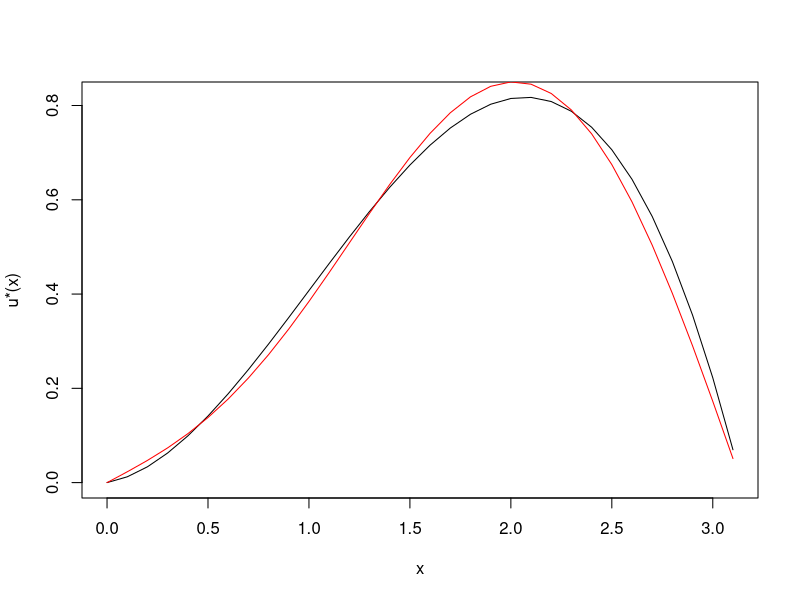

Write R code to recreate this figure. (Note: this script raises an error after producing the figure.)
#Minimizare si elemente finite

u_stea<-function(x)
  result<-x*(pi-x)*(x+pi-3)/6

w_stea<-function(x)
  result<-(2-4/pi)*sin(x)-0.25*sin(2*x)

varindep<-seq(0,pi,0.1)

plot(varindep, u_stea(varindep), type='l',xlab='x',ylab='u*(x)')
lines(varindep, w_stea(varindep), col='red')
legend(locator(1), c("u*", "w*"), col=c(1,2),pch=16,cex=0.8)